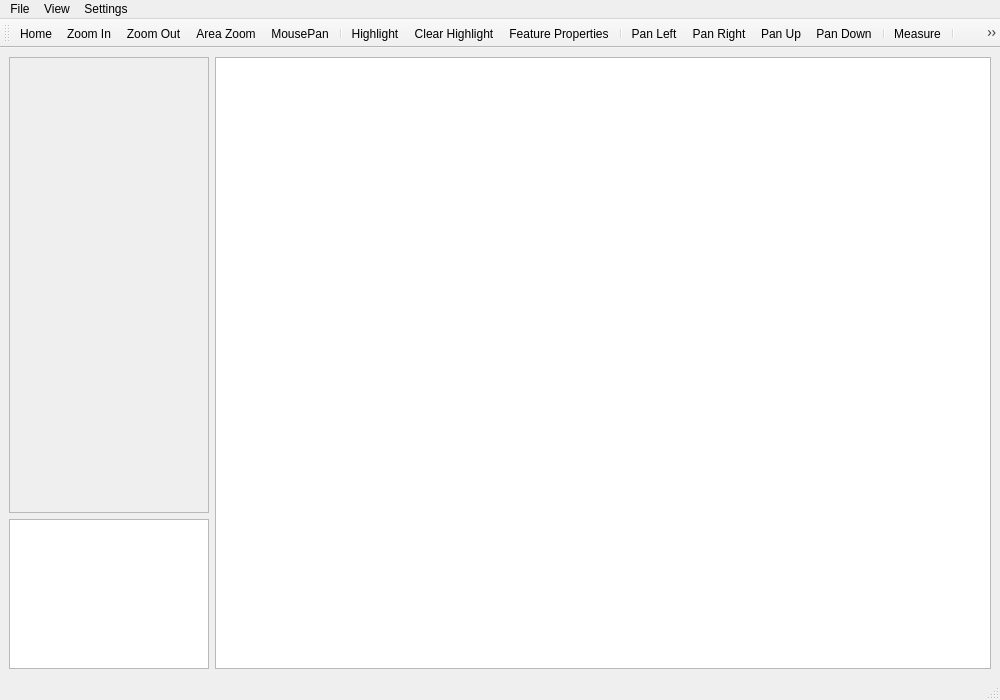
<?xml version="1.0" encoding="UTF-8"?>
<ui version="4.0">
 <class>ViewerWindow</class>
 <widget class="QMainWindow" name="ViewerWindow">
  <property name="enabled">
   <bool>true</bool>
  </property>
  <property name="geometry">
   <rect>
    <x>0</x>
    <y>0</y>
    <width>1000</width>
    <height>700</height>
   </rect>
  </property>
  <property name="windowTitle">
   <string>ViewerWindow</string>
  </property>
  <widget class="QWidget" name="centralwidget">
   <layout class="QHBoxLayout" name="horizontalLayout">
    <item>
     <layout class="QVBoxLayout" name="verticalLayout">
      <item>
       <widget class="QScrollArea" name="scrollArea">
        <property name="sizePolicy">
         <sizepolicy hsizetype="Minimum" vsizetype="Expanding">
          <horstretch>0</horstretch>
          <verstretch>0</verstretch>
         </sizepolicy>
        </property>
        <property name="minimumSize">
         <size>
          <width>200</width>
          <height>0</height>
         </size>
        </property>
        <property name="widgetResizable">
         <bool>true</bool>
        </property>
        <widget class="QWidget" name="scrollWidget">
         <property name="geometry">
          <rect>
           <x>0</x>
           <y>0</y>
           <width>198</width>
           <height>438</height>
          </rect>
         </property>
         <layout class="QVBoxLayout" name="verticalLayout">
          <property name="spacing">
           <number>2</number>
          </property>
          <property name="geometry" stdset="0">
           <rect>
            <x>0</x>
            <y>0</y>
            <width>148</width>
            <height>394</height>
           </rect>
          </property>
         </layout>
        </widget>
       </widget>
      </item>
      <item>
       <widget class="ODBPPGraphicsMiniMapView" name="miniMapView">
        <property name="enabled">
         <bool>true</bool>
        </property>
        <property name="sizePolicy">
         <sizepolicy hsizetype="Minimum" vsizetype="Minimum">
          <horstretch>0</horstretch>
          <verstretch>0</verstretch>
         </sizepolicy>
        </property>
        <property name="minimumSize">
         <size>
          <width>200</width>
          <height>150</height>
         </size>
        </property>
        <property name="maximumSize">
         <size>
          <width>200</width>
          <height>150</height>
         </size>
        </property>
       </widget>
      </item>
     </layout>
    </item>
    <item>
     <widget class="ODBPPGraphicsView" name="viewWidget"/>
    </item>
   </layout>
  </widget>
  <widget class="QMenuBar" name="menubar">
   <property name="geometry">
    <rect>
     <x>0</x>
     <y>0</y>
     <width>1000</width>
     <height>22</height>
    </rect>
   </property>
   <widget class="QMenu" name="menuFile">
    <property name="title">
     <string>File</string>
    </property>
    <addaction name="actionExportPNG"/>
   </widget>
   <widget class="QMenu" name="menu">
    <property name="title">
     <string>Settings</string>
    </property>
    <addaction name="actionSetColor"/>
   </widget>
   <widget class="QMenu" name="menuView">
    <property name="title">
     <string>View</string>
    </property>
    <addaction name="actionZoomIn"/>
    <addaction name="actionZoomOut"/>
    <addaction name="actionHome"/>
    <addaction name="actionAreaZoom"/>
    <addaction name="separator"/>
    <addaction name="actionHighlight"/>
    <addaction name="actionClearHighlight"/>
    <addaction name="actionFeatureProperties"/>
    <addaction name="separator"/>
    <addaction name="actionPanLeft"/>
    <addaction name="actionPanRight"/>
    <addaction name="actionPanUp"/>
    <addaction name="actionPanDown"/>
    <addaction name="separator"/>
    <addaction name="actionMeasure"/>
    <addaction name="separator"/>
    <addaction name="actionGoToCoordinate"/>
    <addaction name="separator"/>
    <addaction name="actionShowOutline"/>
    <addaction name="actionShowStepRepeat"/>
    <addaction name="actionShowNotes"/>
   </widget>
   <addaction name="menuFile"/>
   <addaction name="menuView"/>
   <addaction name="menu"/>
  </widget>
  <widget class="QStatusBar" name="statusbar"/>
  <widget class="QToolBar" name="toolBar">
   <property name="windowTitle">
    <string>toolBar</string>
   </property>
   <attribute name="toolBarArea">
    <enum>TopToolBarArea</enum>
   </attribute>
   <attribute name="toolBarBreak">
    <bool>false</bool>
   </attribute>
   <addaction name="actionHome"/>
   <addaction name="actionZoomIn"/>
   <addaction name="actionZoomOut"/>
   <addaction name="actionAreaZoom"/>
   <addaction name="actionMousePan"/>
   <addaction name="separator"/>
   <addaction name="actionHighlight"/>
   <addaction name="actionClearHighlight"/>
   <addaction name="actionFeatureProperties"/>
   <addaction name="separator"/>
   <addaction name="actionPanLeft"/>
   <addaction name="actionPanRight"/>
   <addaction name="actionPanUp"/>
   <addaction name="actionPanDown"/>
   <addaction name="separator"/>
   <addaction name="actionMeasure"/>
   <addaction name="separator"/>
   <addaction name="actionGoToCoordinate"/>
   <addaction name="separator"/>
   <addaction name="actionShowOutline"/>
   <addaction name="actionShowStepRepeat"/>
   <addaction name="actionShowNotes"/>
   <addaction name="separator"/>
   <addaction name="actionExportPNG"/>
  </widget>
  <action name="actionSetColor">
   <property name="text">
    <string>Color</string>
   </property>
  </action>
  <action name="actionZoomIn">
   <property name="icon">
    <iconset resource="../resources.qrc">
     <normaloff>:/icons/zoom-in.png</normaloff>:/icons/zoom-in.png</iconset>
   </property>
   <property name="text">
    <string>Zoom In</string>
   </property>
  </action>
  <action name="actionZoomOut">
   <property name="icon">
    <iconset resource="../resources.qrc">
     <normaloff>:/icons/zoom-out.png</normaloff>:/icons/zoom-out.png</iconset>
   </property>
   <property name="text">
    <string>Zoom Out</string>
   </property>
  </action>
  <action name="actionHome">
   <property name="icon">
    <iconset resource="../resources.qrc">
     <normaloff>:/icons/zoom-original.png</normaloff>:/icons/zoom-original.png</iconset>
   </property>
   <property name="text">
    <string>Home</string>
   </property>
  </action>
  <action name="actionAreaZoom">
   <property name="checkable">
    <bool>true</bool>
   </property>
   <property name="icon">
    <iconset resource="../resources.qrc">
     <normaloff>:/icons/gtk-fullscreen.png</normaloff>:/icons/gtk-fullscreen.png</iconset>
   </property>
   <property name="text">
    <string>Area Zoom</string>
   </property>
  </action>
  <action name="actionPanLeft">
   <property name="icon">
    <iconset resource="../resources.qrc">
     <normaloff>:/icons/back.png</normaloff>:/icons/back.png</iconset>
   </property>
   <property name="text">
    <string>Pan Left</string>
   </property>
  </action>
  <action name="actionPanRight">
   <property name="icon">
    <iconset resource="../resources.qrc">
     <normaloff>:/icons/forward.png</normaloff>:/icons/forward.png</iconset>
   </property>
   <property name="text">
    <string>Pan Right</string>
   </property>
  </action>
  <action name="actionPanUp">
   <property name="icon">
    <iconset resource="../resources.qrc">
     <normaloff>:/icons/up.png</normaloff>:/icons/up.png</iconset>
   </property>
   <property name="text">
    <string>Pan Up</string>
   </property>
  </action>
  <action name="actionPanDown">
   <property name="icon">
    <iconset resource="../resources.qrc">
     <normaloff>:/icons/down.png</normaloff>:/icons/down.png</iconset>
   </property>
   <property name="text">
    <string>Pan Down</string>
   </property>
  </action>
  <action name="actionHighlight">
   <property name="checkable">
    <bool>true</bool>
   </property>
   <property name="icon">
    <iconset resource="../resources.qrc">
     <normaloff>:/icons/ok.png</normaloff>:/icons/ok.png</iconset>
   </property>
   <property name="text">
    <string>Highlight</string>
   </property>
  </action>
  <action name="actionClearHighlight">
   <property name="icon">
    <iconset resource="../resources.qrc">
     <normaloff>:/icons/remove.png</normaloff>:/icons/remove.png</iconset>
   </property>
   <property name="text">
    <string>Clear Highlight</string>
   </property>
   <property name="toolTip">
    <string>Clear hightlight</string>
   </property>
  </action>
  <action name="actionShowNotes">
   <property name="checkable">
    <bool>true</bool>
   </property>
   <property name="icon">
    <iconset resource="../resources.qrc">
     <normaloff>:/icons/document-properties.png</normaloff>:/icons/document-properties.png</iconset>
   </property>
   <property name="text">
    <string>Show Notes</string>
   </property>
  </action>
  <action name="actionMousePan">
   <property name="checkable">
    <bool>true</bool>
   </property>
   <property name="icon">
    <iconset resource="../resources.qrc">
     <normaloff>:/icons/visualization.png</normaloff>:/icons/visualization.png</iconset>
   </property>
   <property name="text">
    <string>MousePan</string>
   </property>
   <property name="toolTip">
    <string>Mouse panning</string>
   </property>
  </action>
  <action name="actionMeasure">
   <property name="checkable">
    <bool>true</bool>
   </property>
   <property name="icon">
    <iconset resource="../resources.qrc">
     <normaloff>:/icons/screenruler.png</normaloff>:/icons/screenruler.png</iconset>
   </property>
   <property name="text">
    <string>Measure</string>
   </property>
  </action>
  <action name="actionShowOutline">
   <property name="checkable">
    <bool>true</bool>
   </property>
   <property name="icon">
    <iconset resource="../resources.qrc">
     <normaloff>:/icons/view-list-icons.png</normaloff>:/icons/view-list-icons.png</iconset>
   </property>
   <property name="text">
    <string>Show Outline</string>
   </property>
   <property name="toolTip">
    <string>Show outline of a layer</string>
   </property>
  </action>
  <action name="actionShowStepRepeat">
   <property name="checkable">
    <bool>true</bool>
   </property>
   <property name="icon">
    <iconset resource="../resources.qrc">
     <normaloff>:/icons/stock_print-setup.png</normaloff>:/icons/stock_print-setup.png</iconset>
   </property>
   <property name="text">
    <string>Show Step &amp; Repeat Features</string>
   </property>
  </action>
  <action name="actionFeatureProperties">
   <property name="icon">
    <iconset resource="../resources.qrc">
     <normaloff>:/icons/gtk-underline.png</normaloff>:/icons/gtk-underline.png</iconset>
   </property>
   <property name="text">
    <string>Feature Properties</string>
   </property>
  </action>
  <action name="actionExportPNG">
   <property name="icon">
    <iconset resource="../resources.qrc">
     <normaloff>:/icons/document-properties.png</normaloff>:/icons/document-properties.png</iconset>
   </property>
   <property name="text">
    <string>Export as PNG</string>
   </property>
   <property name="toolTip">
    <string>Export current view as PNG image</string>
   </property>
  </action>
  <action name="actionGoToCoordinate">
   <property name="icon">
    <iconset resource="../resources.qrc">
     <normaloff>:/icons/gtk-fullscreen.png</normaloff>:/icons/gtk-fullscreen.png</iconset>
   </property>
   <property name="text">
    <string>Go To Coordinate</string>
   </property>
   <property name="toolTip">
    <string>Go to a specific X,Y coordinate</string>
   </property>
  </action>
 </widget>
 <customwidgets>
  <customwidget>
   <class>ODBPPGraphicsView</class>
   <extends>QGraphicsView</extends>
   <header>odbppgraphicsview.h</header>
  </customwidget>
  <customwidget>
   <class>ODBPPGraphicsMiniMapView</class>
   <extends>QGraphicsView</extends>
   <header>odbppgraphicsminimapview.h</header>
  </customwidget>
 </customwidgets>
 <resources>
  <include location="../resources.qrc"/>
 </resources>
 <connections/>
</ui>
